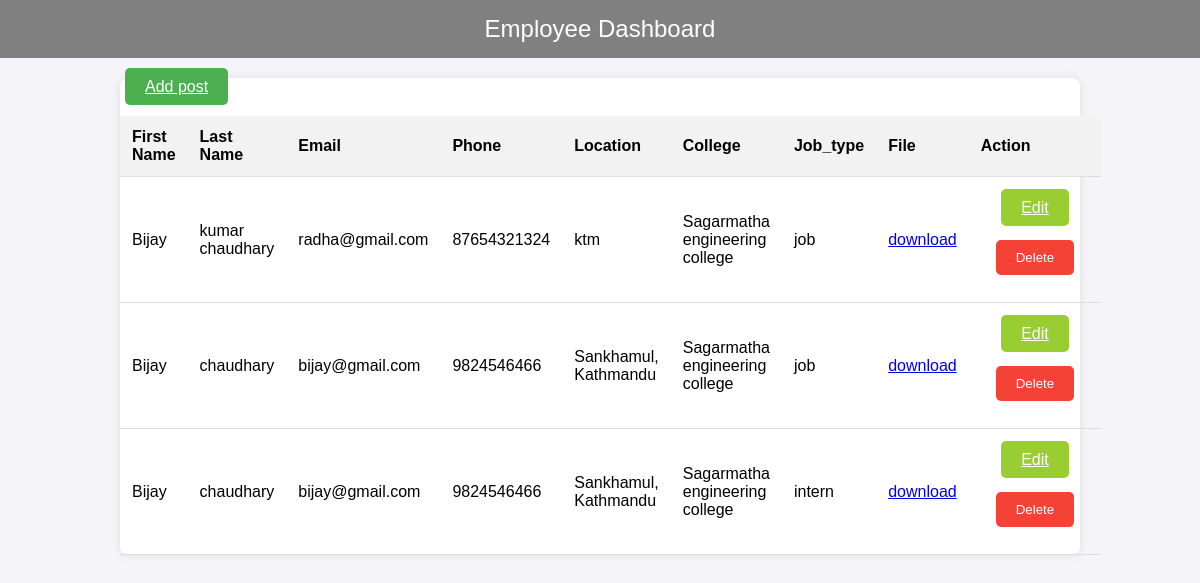
The app's page /dashboard/ (signed in), older data.
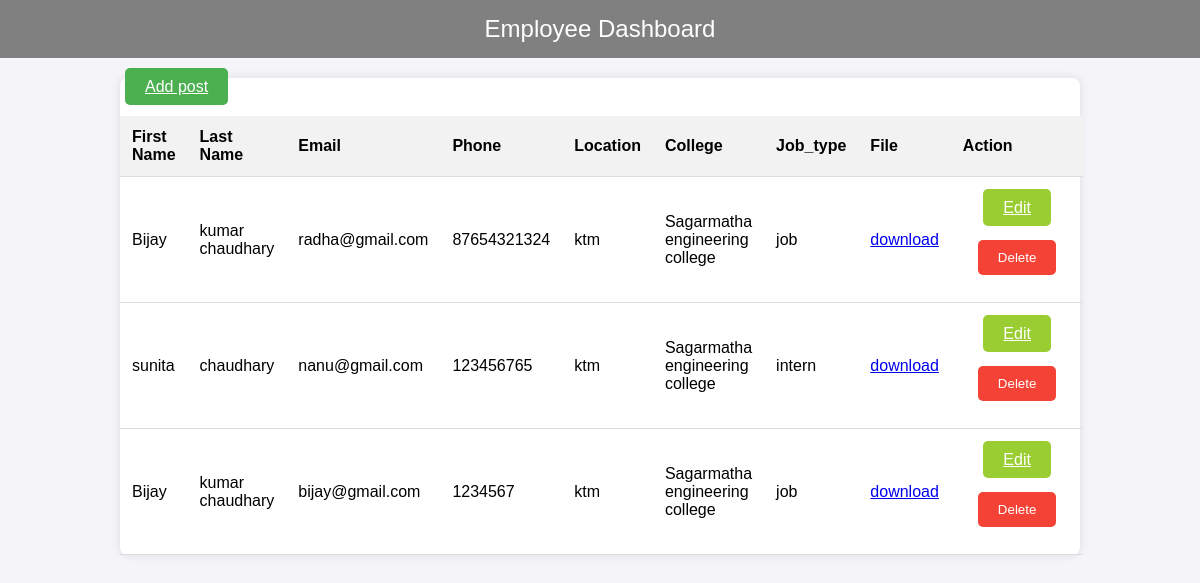
The same page, newer data.
### intern/models.py (models this page shows)
class intern(models.Model):
    firstname=models.CharField(max_length=50)
    lastname=models.CharField(max_length=50)
    email=models.EmailField(max_length=50)
    phone=models.BigIntegerField()
    location=models.CharField(max_length=50)
    college=models.CharField(max_length=100)
    role= (('job','job'),
    ('intern','intern'))
    job=models.CharField(max_length=50, choices=role, default='intern')
    myfile=models.FileField(upload_to="file/", max_length=250, null=True, default=None)

### intern/views.py (the view)
# urls.py: path('dashboard/', views.dashboard, name='dashboard'),
def dashboard(request):
    if request.user.is_authenticated:
        posts= intern.objects.all()
        return render(request,'intern/dashboard.html', {'posts':posts})
    else:
        return redirect('/login/')

### intern/templates/intern/dashboard.html (shortened to what this page needs)
<!DOCTYPE html>
{% load static %}
<html lang="en">
<head>
</head>
<body>
<header>
    Employee Dashboard
</header>
<div class="dashboard-container">
    <a href="{% url 'addpost' %}" class="btn btn-primary">Add post</a>
    <table>
        <thead>
            <tr>
                <th>First Name</th>
                <th>Last Name</th>
                <th>Email</th>
                <th>Phone</th>
                <th>Location</th>
                <th>College</th>
                <th>Job_type</th>
                <th>File</th>
                <th>Action</th>
            </tr>
        </thead>
        <tbody>
            {% for post in posts %}
            <tr>
                <td>{{post.firstname }}</td>
                <td>{{post.lastname}}</td>
                <td>{{post.email}}</td>
                <td>{{post.phone}}</td>
                <td>{{post.location}}</td>
                <td>{{post.college}}</td>
                <td>{{post.job}}</td>
                <td><a href="{{post.myfile.url}}" download="{{post.myfile}}">download</a></td>
                <td><div class="action-buttons">
                    <a href="{% url 'updatepost' post.id %}" class=" btn btn-warning ">Edit</a>
                    <form action="{% url 'deletepost' post.id %}" method="post">
                        <br>
                    <input type="submit" class=" btn btn-secondary" value="Delete">
                    </form>
                </div></td>
            </tr>
        </tbody>
        {% endfor %}
    </table>
</div>
</body>
</html>

### intern/templates/intern/dashboard.html (style rules this page uses)
body { font-family: Arial, sans-serif; margin: 0; padding: 0; background-color: #f4f4f9; }
header { background-color: gray; color: white; padding: 15px; text-align: center; font-size: 24px; }
.dashboard-container { width: 80%; margin: 20px auto; background-color: white; border-radius: 8px; box-shadow: 0 0 10px rgba(0, 0, 0, 0.1); }
table { width: 100%; border-collapse: collapse; margin: 20px 0; }
table th, table td { padding: 12px; text-align: left; border-bottom: 1px solid #ddd; }
table th { background-color: #f2f2f2; }
.action-buttons { text-align: center; padding: 10px; }
.btn { padding: 10px 20px; margin: 5px; border: none; border-radius: 5px; cursor: pointer; }
.btn-primary { background-color: #4CAF50; color: white; }
.btn-warning { background-color: yellowgreen; color: white; }
.btn-secondary { background-color: #f44336; color: white; text-align-last: right; }

Row changes from the older to the newer data that the page shows:
removed intern: firstname "Bijay", lastname "chaudhary", email "bijay@gmail.com", phone "9824546466", location "Sankhamul, Kathmandu", college "Sagarmatha engineering college", job "job"
removed intern: firstname "Bijay", lastname "chaudhary", email "bijay@gmail.com", phone "9824546466", location "Sankhamul, Kathmandu", college "Sagarmatha engineering college", job "intern"
added intern: firstname "sunita", lastname "chaudhary", email "nanu@gmail.com", phone "123456765", location "ktm", college "Sagarmatha engineering college", job "intern"
added intern: firstname "Bijay", lastname "kumar chaudhary", email "bijay@gmail.com", phone "1234567", location "ktm", college "Sagarmatha engineering college", job "job"
